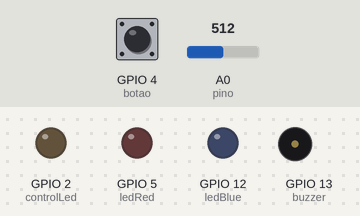
Simulated run of this sketch. Board: ESP8266 (NodeMCU). Shown: output pins drawn as LEDs (lit = HIGH), buzzer (waves = sounding, pin HIGH). Dashed ring = blinking. The test bench sets the inputs (shaded band); at power-on: GPIO 4 (botao) HIGH, A0 (pino) = 512. WiFi joins after 1.5 s; servers stay silent unless stated.

Above: at 2.7 s.
2.8 s: GPIO 4 (botao) pulled LOW for 3.2 s
At 4.5 s:
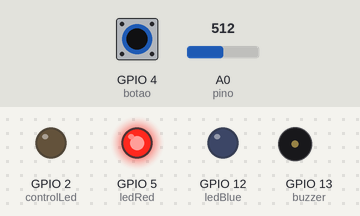
10.3 s: A0 (pino) set to 716
At 12.1 s:
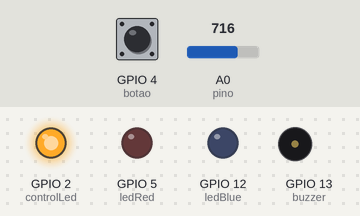
13.8 s: A0 (pino) set to 169
17.3 s: A0 (pino) set to 140
At 18.5 s:
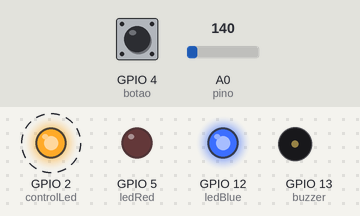
21.2 s: A0 (pino) set to 269
24.7 s: A0 (pino) set to 290
At 25.6 s:
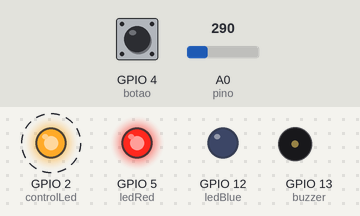
Timing chart, 0 to 29.7 s (numbered marks = the images above; inputs shaded):
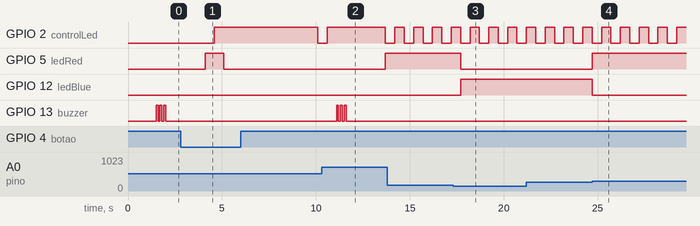

The sketch:

thermo_bag.ino
```cpp
//Dependências
#include <ESP8266WiFi.h>
#include <ESP_Mail_Client.h>

//Constantes para uso de WiFi
#define WIFI_SSID "<ssid>"
#define WIFI_PASSWORD "<password>"

//Constantes para envio de email
#define SMTP_HOST "smtp.gmail.com"
#define SMTP_PORT esp_mail_smtp_port_587
#define AUTHOR_EMAIL "thermobagd@gmail.com"
#define AUTHOR_PASSWORD "prgx ylkd omth qixu"
#define RECIPIENT_EMAIL "<destinatario>"

SMTPSession smtp;
Session_Config config;

//Definição de pino para leitura do sensor
#define pino A0

//Constantes de temperatura mínima e máxima
const float tempMin = 15.0, tempMax = 27.0;

//Entradas e saídas
const int controlLed = 2, ledBlue = 12, ledRed = 5, botao = 4, buzzer = 13;

float temp = 0.0, ultimatemp = 0.0;
int statusBotao, statusRed, statusBlue, envios = 0, interval = 60;
bool limite = false;

//Função para envio de e-mail
void sendEmail(const char* assunto, const char* mensagem) {
  // Serial.println("Envio");
  SMTP_Message message;

  message.sender.name = F("ThermoBag");
  message.sender.email = AUTHOR_EMAIL;
  message.addRecipient(F("Someone"), RECIPIENT_EMAIL);

  message.subject = assunto;
  message.text.content = mensagem;
  MailClient.sendMail(&smtp, &message);

  smtp.connect(&config);

  if (!MailClient.sendMail(&smtp, &message)) {
    // Serial.println("Falha ao enviar o email");
    // Serial.println(smtp.errorReason());
  } else {
    // Serial.println("E-mail enviado com sucesso");
  }
}

void beep(int times){
  for(int i = 0; i < times; i++){
    digitalWrite(buzzer, HIGH);
    delay(100);
    digitalWrite(buzzer, LOW);
    delay(100);
  }
}

void setup() {
  // Serial.begin(9600);

  // Estabelecendo conexão wifi
  WiFi.begin(WIFI_SSID, WIFI_PASSWORD);

  while (WiFi.status() != WL_CONNECTED) {
    delay(300);
  }

  MailClient.networkReconnect(true);

  //Configurando envio de e-mail
  smtp.debug(1);

  config.server.host_name = SMTP_HOST;
  config.server.port = SMTP_PORT;
  config.login.email = AUTHOR_EMAIL;
  config.login.password = AUTHOR_PASSWORD;

  config.login.user_domain = WiFi.localIP().toString();

  smtp.connect(&config);
  smtp.loginWithPassword(AUTHOR_EMAIL, AUTHOR_PASSWORD);

  //Declarando LED's como dispositivos de saída e botão como dispositivo de entrada
  pinMode(controlLed, OUTPUT);
  pinMode(ledRed, OUTPUT);
  pinMode(ledBlue, OUTPUT);
  pinMode(botao, INPUT_PULLUP);
  pinMode(buzzer, OUTPUT);
}

void loop() {
  statusBotao = digitalRead(botao);

  //Caso botão tenha sido pressionado, "reseta" leitura e aguarda um tempo até executar a leitura novamente
  if (statusBotao == LOW) {
    limite = false;
    envios = 0;
    digitalWrite(ledBlue, LOW);
    digitalWrite(ledRed, LOW);
    delay(5000);
  }

  //Conversão da leitura analógica em temperatura
  temp = ((analogRead(pino) * (1.0 / 1023)) / 0.01);

  //Caso limite não tenha sido atingido, implementar lógica de blink dos LED's correspondentes
  if (!limite) {
    //Blink é executado apenas se a temperatura estiver a menos de 5 graus do limite
    if (temp > tempMin && temp < tempMin + 5.0) {
      statusBlue = digitalRead(ledBlue);
      digitalWrite(ledBlue, !statusBlue);
      delay(500);
      digitalWrite(ledBlue, statusBlue);

      if (envios < 2 && interval == 0) {
        interval = 60;
        envios++;
        sendEmail("Atenção!", "Temperatura está próximo da mínima");
      }
    } else if (temp < tempMax && temp > tempMax - 5.0) {
      statusRed = digitalRead(ledRed);
      digitalWrite(ledRed, !statusRed);
      delay(500);
      digitalWrite(ledRed, statusRed);

      if (envios < 2 && interval == 0) {
        interval = 60;
        envios++;
        sendEmail("Atenção!", "Temperatura está próximo da máxima");
      }
    }
  }

  //Caso a temperatura tiver alterado, analisar se algum limite foi atingido
  //Se sim, manter LED correspondente aceso constantemente
  if (temp != ultimatemp) {
    ultimatemp = temp;

    if (temp <= tempMin) {
      if (!limite) {
        beep(2);
        sendEmail("Temperatura mínima atingida!", "Infelizmente a temperatura mínima foi atingida pela bolsa");
      }

      digitalWrite(ledBlue, HIGH);
      digitalWrite(ledRed, LOW);
      limite = true;
    } else if (temp >= tempMax) {
      if (!limite) {
        beep(3);
        sendEmail("Temperatura máxima atingida!", "Infelizmente a temperatura máxima foi atingida pela bolsa");
      }

      digitalWrite(ledBlue, LOW);
      digitalWrite(ledRed, HIGH);
      limite = true;
    }

    //Print de controle da temperatura
    // Serial.print(temp);
    // Serial.println(" C");
  }

  interval--;

  //Blink de controle de funcionamento da placa
  digitalWrite(controlLed, LOW);
  delay(500);
  digitalWrite(controlLed, HIGH);
  delay(500);
}
```

Measured:
- the behaviour switches between 154 and 153 on A0 (pino) (found by bisection; images 2 and 3)
- the behaviour switches between 276 and 277 on A0 (pino) (found by bisection; images 3 and 4)
- after the input at 10.3 s, GPIO 5 (ledRed): LOW → HIGH after 3.4 s; GPIO 13 (buzzer): alternates HIGH for 0.10 s and LOW for 0.10 s, 6 changes in all, then stays LOW, starting after 0.80 s
- after the input at 17.3 s, GPIO 5 (ledRed): HIGH → LOW after 0.40 s; GPIO 12 (ledBlue): LOW → HIGH after 0.40 s
- after the input at 24.7 s, GPIO 5 (ledRed): LOW → HIGH at once; GPIO 12 (ledBlue): HIGH → LOW at once
- by itself, GPIO 13 (buzzer): alternates HIGH for 0.10 s and LOW for 0.10 s, 6 changes in all, then stays LOW
